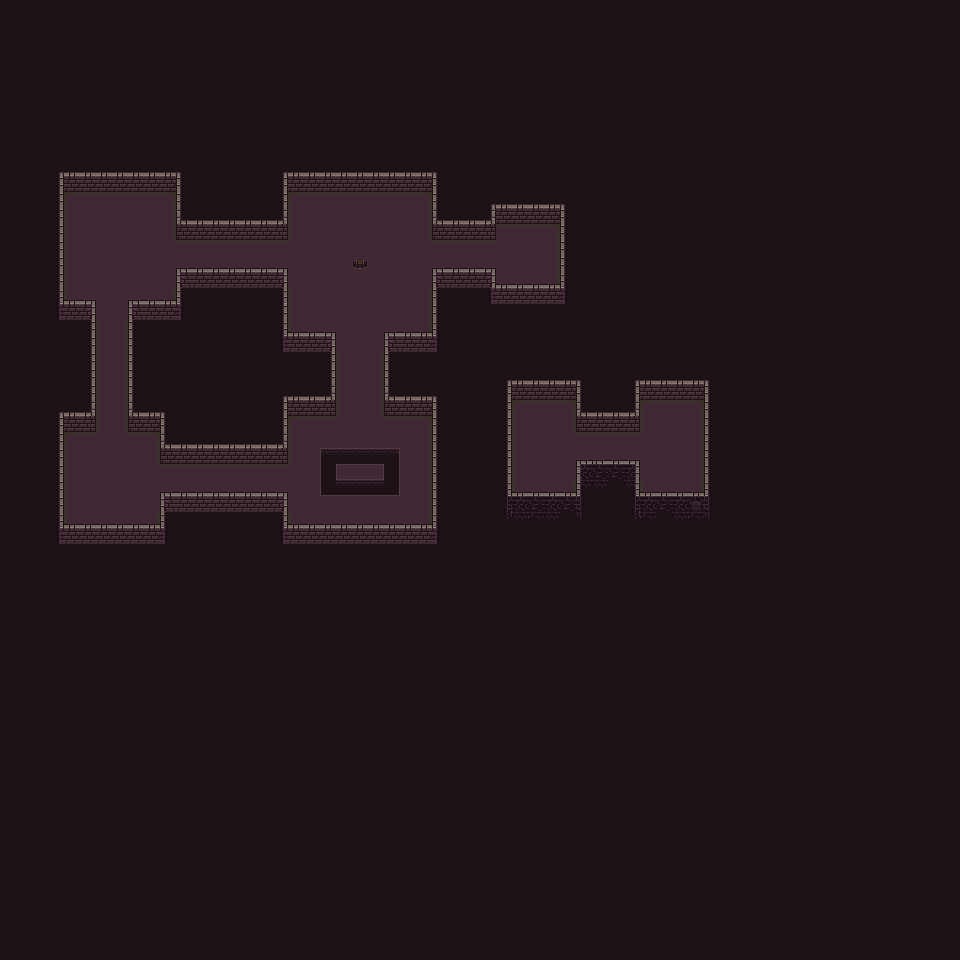

The image is a tile-based game level rendered from a .tmx file. Its description and source (layers, tilesets, objects; grid data summarised) follow:
An orthogonal 60x60 tile map with 16x16 px tiles, 4 tile layers (bg, bg2, floor, fg), 1 hidden layer not drawn and 4 objects.

<map version="1.0" tiledversion="1.1.4" orientation="orthogonal" renderorder="right-down" width="60" height="60" tilewidth="16" tileheight="16" infinite="0" nextobjectid="12">
 <tileset firstgid="1" name="0x72_16x16DungeonTileset_walls.v1" tilewidth="16" tileheight="16" tilecount="256" columns="16">
  <image source="0x72_16x16DungeonTileset_walls.v1.png" width="256" height="256" />
 </tileset>
 <layer name="bg" width="60" height="60">
  <data>[3600 cells, 3600 non-empty, 1 distinct tile ids]</data>
 </layer>
 <layer name="bg2" width="60" height="60">
  <data>[3600 cells, 44 non-empty, 18 distinct tile ids]</data>
 </layer>
 <layer name="floor" width="60" height="60">
  <data>[3600 cells, 361 non-empty, 11 distinct tile ids]</data>
 </layer>
 <layer name="fg" width="60" height="60">
  <data>[3600 cells, 336 non-empty, 20 distinct tile ids]</data>
 </layer>
 <layer name="Collision" width="60" height="60" visible="0">
  <data>[3600 cells, 226 non-empty, 1 distinct tile ids]</data>
 </layer>
 <objectgroup color="#800000" name="ZombieSpawns">
  <object id="7" x="96" y="224" />
  <object id="8" x="320" y="224" />
  <object id="9" x="528" y="256" />
  <object id="10" x="304" y="480" />
 </objectgroup>
</map>